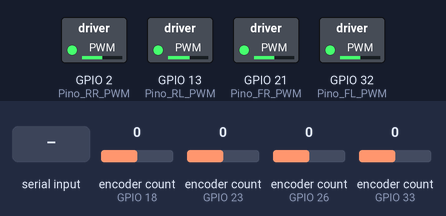
Simulated run of this sketch. Board: ESP32. On the bench: switched loads named in the sketch (green lamp = pin HIGH). The inputs (shaded band) are chosen by the test bench; at power-on: encoder count (sensors on GPIO 18, GPIO 23, GPIO 26, GPIO 33) 0.

Above: at 1.2 s.
1.3 s: "1\n" received over Serial
Timing chart, 0 to 4.3 s (numbered marks = the images above; inputs shaded):
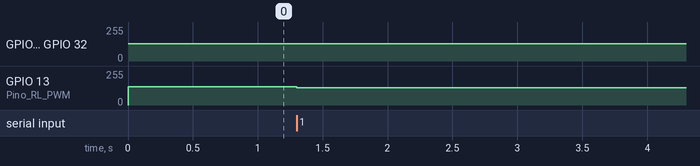

The sketch:

ESP_PC2.ino
```cpp
//bibliotrcsa
#include <stdio.h>
#include <ESP32Encoder.h>
#include <ArduinoJson.h>

#define ENCODER_PERIOD 100 //amostragem de tempo

#define PULSES_PER_ROTATION 1024
#define MOTOR_REDUCTION 28

//Motor Superior Esquerdo
#define Pino_FL_A 33
#define Pino_FL_B 25
#define Pino_FL_PWM 32
//Motor Superior Direito
#define Pino_FR_A 23
#define Pino_FR_B 22
#define Pino_FR_PWM 21

// Motor Inferior Direito
#define Pino_RR_A 18
#define Pino_RR_B 19
#define Pino_RR_PWM 2

// Motor Inferior Esquerdo
#define Pino_RL_A 26
#define Pino_RL_B 27
#define Pino_RL_PWM 13


// Definaçao dos Encoders
ESP32Encoder encoder_RR;
ESP32Encoder encoder_RL;
ESP32Encoder encoder_FR;
ESP32Encoder encoder_FL;

int pwmFR = 520;
int pwmFL = 520;
int pwmRR = 520;
int pwmRL = 550;

//globais
long prevTRR = 0;
long prevTRL = 0;
long prevTFR = 0;
long prevTFL = 0;
int posPrevRR = 0;
int posPrevRL = 0;
int posPrevFR = 0;
int posPrevFL = 0;

float encoder_time = 0;

//Velocity PI control
float Kp = 1;
float Ki = 0.5;

float erroRR = 0;
float erroRL = 0;
float erroFR = 0;
float erroFL = 0;
float erroIntRR = 0; //erro integral
float erroIntRL = 0; //erro integral
float erroIntFR = 0; //erro integral
float erroIntFL = 0; //erro integral


//variáveis para o filtro
float rpm_filtradoRR = 0;
float rpm_previoRR = 0;

//variáveis para o filtro
float rpm_filtradoRL = 0;
float rpm_previoRL = 0;

//variáveis para o filtro
float rpm_filtradoFR = 0;
float rpm_previoFR = 0;

//variáveis para o filtro
float rpm_filtradoFL = 0;
float rpm_previoFL = 0;

int target_rpm[4] = {0,0,0,0};


void serialEvent(){
  int     size_ = 0;
  String  payload;
  while ( !Serial.available()  ){}
  if ( Serial.available() )
    payload = Serial.readStringUntil( '\n' );
  StaticJsonDocument<512> doc;
  DeserializationError   error = deserializeJson(doc, payload);
  if (error) {
    Serial.println(error.c_str());
    return;
  }
  if (doc.containsKey("motor1") && doc.containsKey("motor2") && doc.containsKey("motor3") && doc.containsKey("motor4")) {
     target_rpm[0] = doc["motor1"];
     target_rpm[1] = doc["motor2"];
     target_rpm[2] = doc["motor3"];
     target_rpm[3] = doc["motor4"];
  }
  else {
      target_rpm[0] = target_rpm[0];
      target_rpm[1] = target_rpm[1];
      target_rpm[2] = target_rpm[2];
      target_rpm[3] = target_rpm[3];
  }
  //delay(20);
}


void clearEncoder() {
  encoder_RR.clearCount();
  encoder_RL.clearCount();
  encoder_FR.clearCount();
  encoder_FL.clearCount();
}


float CalcControlSignal(float rpm, float& rpm_previo, float& rpm_filtrado, float target_rpm,float& erro, float& erroInt, float Kp, float Ki) {
  // Filtro passa-baixa de 25Hz
  rpm_filtrado = 0.854 * rpm_filtrado + 0.0728 * rpm + 0.0728 * rpm_previo;
  rpm_previo = rpm;

  // Cálculo do erro
  erro = target_rpm - rpm;
  erroInt += erro;

  // Calcula o sinal de controle u(s)
  float u_s = Kp * erro + Ki * erroInt;

  return u_s;
}

// Função para calcular a velocidade em RPM
void CalcSpeed() {
  // Pega a posicao atual dos encoders
  int posRR = encoder_RR.getCount();
  int posRL = encoder_RL.getCount();
  int posFR = encoder_FR.getCount();
  int posFL = encoder_FL.getCount();

  // Calcula a diferença de posição entre a leitura atual e a leitura anterior
  int deltaPosRR = posRR - posPrevRR;
  int deltaPosRL = posRL - posPrevRL;
  int deltaPosFR = posFR - posPrevFR;
  int deltaPosFL = posFL - posPrevFL;

  // Converte a diferença de posição para rotações (dividido pelos pulsos por rotação e a redução do motor)
  float rotationsRR = (float)deltaPosRR / (PULSES_PER_ROTATION * 2 * MOTOR_REDUCTION);
  float rotationsRL = (float)deltaPosRL / (PULSES_PER_ROTATION * 2 * MOTOR_REDUCTION);
  float rotationsFR = (float)deltaPosFR / (PULSES_PER_ROTATION * 2 * MOTOR_REDUCTION);
  float rotationsFL = (float)deltaPosFL / (PULSES_PER_ROTATION * 2 * MOTOR_REDUCTION);

  // Calcula a velocidade em rotações por minuto (RPM) com base no período de amostragem
  float rpmRR = (rotationsRR / (ENCODER_PERIOD / 1000.0)) * 60; // ENCODER_PERIOD está em ms, então dividimos por 1000 para converter para segundos
  float rpmRL = (rotationsRL / (ENCODER_PERIOD / 1000.0)) * 60; // ENCODER_PERIOD está em ms, então dividimos por 1000 para converter para segundos
  float rpmFR = (rotationsFR / (ENCODER_PERIOD / 1000.0)) * 60; // ENCODER_PERIOD está em ms, então dividimos por 1000 para converter para segundos
  float rpmFL = (rotationsFL / (ENCODER_PERIOD / 1000.0)) * 60; // ENCODER_PERIOD está em ms, então dividimos por 1000 para converter para segundos

  // Chama a função para calcular o sinal de controle e filtrar o RPM
  float u_s_RR = CalcControlSignal(rpmRR, rpm_previoRR, rpm_filtradoRR, -target_rpm[0], erroRR, erroIntRR, Kp, Ki);
  float u_s_RL = CalcControlSignal(rpmRL, rpm_previoRL, rpm_filtradoRL, target_rpm[1], erroRL, erroIntRL, Kp, Ki);
  float u_s_FR = CalcControlSignal(rpmFR, rpm_previoFR, rpm_filtradoFR, -target_rpm[2], erroFR, erroIntFR, Kp, Ki);
  float u_s_FL = CalcControlSignal(rpmFL, rpm_previoFL, rpm_filtradoFL, target_rpm[3], erroFL, erroIntFL, Kp, Ki);

  // Atualiza a posição anterior
  posPrevRR = posRR;
  posPrevRL = posRL;
  posPrevFR = posFR;
  posPrevFL = posFL;

  float pwmVal[4] = {Pino_RR_PWM,Pino_RL_PWM,Pino_FR_PWM,Pino_FL_PWM};
  float pwm[4] = {pwmRR,pwmRL,pwmFR,pwmFL};
  float u_s[4] = {u_s_RR,u_s_RL,u_s_FR,u_s_FL};
  float zero_pwm[4] = {512,546,512,512};

  for(int i = 0; i < 4; i++){
    pwm[i] = ((u_s[i] / 144) * 512) + 512;

    if(pwm[i] < 0){
      pwm[i] = 0;
    }
    if(pwm[i] > 1024){
      pwm[i] = 1024;
    }
    ledcWrite(pwmVal[i], pwm[i]);
  }

}


void setup() {
  // put your setup code here, to run once:
  Serial.begin(9600);

    // Configuração dos pinos de entrada (sensores de encoders)
  pinMode(Pino_RR_A, INPUT);
  pinMode(Pino_RR_B, INPUT);

  pinMode(Pino_RL_A, INPUT);
  pinMode(Pino_RL_B, INPUT);

  pinMode(Pino_FR_A, INPUT);
  pinMode(Pino_FR_B, INPUT);

  pinMode(Pino_FL_A, INPUT);
  pinMode(Pino_FL_B, INPUT);

  // Configuração dos pinos de saída (PWM para controle dos motores)
  pinMode(Pino_RR_PWM, OUTPUT);
  pinMode(Pino_RL_PWM, OUTPUT);
  pinMode(Pino_FR_PWM, OUTPUT);
  pinMode(Pino_FL_PWM, OUTPUT);

  // Configura os canais PWM para os motores
  ////ledcSetup(canal_RR_PWM, frequencia_PWM, resolucao_PWM); // Configura o canal RR_PWM
  ledcAttachChannel(Pino_RR_PWM, 500, 10, 0); // Associa o pino PWM ao canal RR

  /////ledcSetup(canal_RL_PWM, frequencia_PWM, resolucao_PWM); // Configura o canal RL_PWM
  ledcAttachChannel(Pino_RL_PWM, 500, 10 ,1); // Associa o pino PWM ao canal RL

  /////ledcSetup(canal_RL_PWM, frequencia_PWM, resolucao_PWM); // Configura o canal RL_PWM
  ledcAttachChannel(Pino_FR_PWM, 500, 10 ,2); // Associa o pino PWM ao canal FR

  /////ledcSetup(canal_RL_PWM, frequencia_PWM, resolucao_PWM); // Configura o canal RL_PWM
  ledcAttachChannel(Pino_FL_PWM, 500, 10 ,3); // Associa o pino PWM ao canal FL

  //
  ledcWrite(Pino_RR_PWM, pwmRR);
  ledcWrite(Pino_RL_PWM, pwmRL);
  ledcWrite(Pino_FR_PWM, pwmFR);
  ledcWrite(Pino_FL_PWM, pwmFL);

  //
  encoder_RR.attachHalfQuad(Pino_RR_A, Pino_RR_B);
  encoder_RL.attachHalfQuad(Pino_RL_A, Pino_RL_B);
  encoder_FR.attachHalfQuad(Pino_FR_A, Pino_FR_B);
  encoder_FL.attachHalfQuad(Pino_FL_A, Pino_FL_B);

  clearEncoder();

  while(!Serial) {
  }

}

void loop() {

  serialEvent();

  if(millis() - encoder_time >= ENCODER_PERIOD){


    CalcSpeed();

    encoder_time = millis();
  }


}
```

Measured:
- after the input at 1.3 s, GPIO 2 (Pino_RR_PWM), GPIO 21 (Pino_FR_PWM), GPIO 32 (Pino_FL_PWM): 129/255 → 128/255 at once; GPIO 13 (Pino_RL_PWM): 137/255 → 128/255 at once
